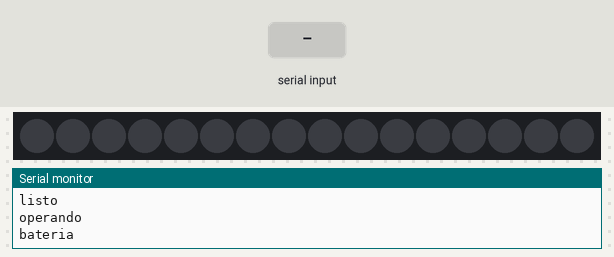
The sketch below on a simulated Arduino Uno, built with avr-gcc and run on an emulated ATmega328P. Parts: 16 RGB LEDs in strip order, left to right, the last lines printed to the serial monitor. The inputs (shaded band) are chosen by the test bench. Dim RGB values are drawn brighter than linear.

Above: at 1.2 s.
1.3 s: "error\n" received over Serial
At 1.5 s:
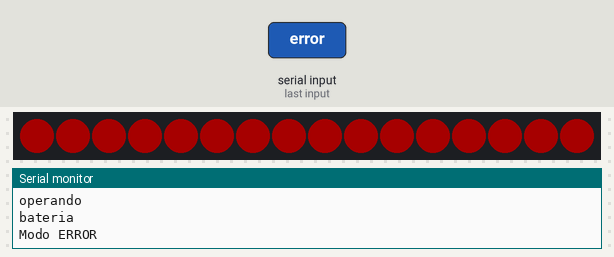
4.3 s: "config\n" received over Serial
6.2 s: "listo\n" received over Serial
At 7.3 s:
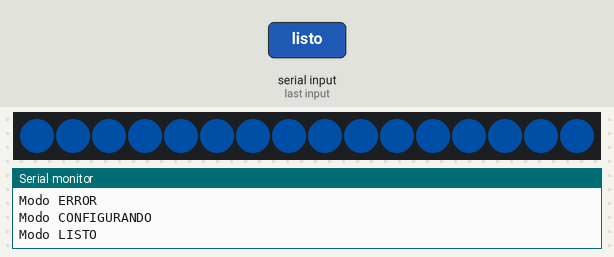
7.7 s: "operando\n" received over Serial
9.2 s: "bateria\n" received over Serial
At 10.0 s:
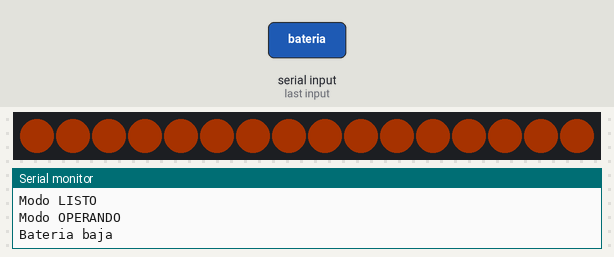
Timing chart, 0 to 11.7 s (numbered marks = the images above; inputs shaded):
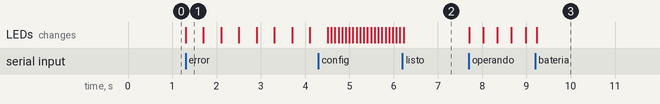

Measured:
- after the input at 1.3 s, the LEDs: change at once (image 1)
- after the input at 6.2 s, the LEDs: change at once (image 2)
- after the input at 9.2 s, the LEDs: change at once (image 3)
- what the display in image 1 shows lasts 0.4 s, from 1.3 s to 1.7 s

The sketch:

aro_led.ino
```cpp
#include <Adafruit_NeoPixel.h>

#define PIN 4
#define NUMPIXELS 16

Adafruit_NeoPixel pixels(NUMPIXELS, PIN, NEO_GRB + NEO_KHZ800);

// ===============================
// BRILLO BAJO PARA USB / VIN
// ===============================
#define BRILLO 40

void setup() {

  Serial.begin(115200);

  pixels.begin();
  pixels.setBrightness(BRILLO);

  pixels.clear();
  pixels.show();

  Serial.println("Sistema LED listo");
  Serial.println("");
  Serial.println("Comandos:");
  Serial.println("error");
  Serial.println("config");
  Serial.println("listo");
  Serial.println("operando");
  Serial.println("bateria");
}

void loop() {

  if (Serial.available()) {

    String comando = Serial.readStringUntil('\n');
    comando.trim();

    // ===============================
    // ERROR -> ROJO PARPADEANDO
    // ===============================
    if (comando == "error") {

      Serial.println("Modo ERROR");

      while (true) {

        if (Serial.available()) break;

        colorTodos(255, 0, 0);
        delay(400);

        apagar();
        delay(400);
      }
    }

    // ===============================
    // CONFIG -> AMARILLO GIRANDO
    // ===============================
    else if (comando == "config") {

      Serial.println("Modo CONFIGURANDO");

      while (true) {

        if (Serial.available()) break;

        for (int i = 0; i < NUMPIXELS; i++) {

          apagar();

          pixels.setPixelColor(i, pixels.Color(255, 120, 0));

          pixels.show();

          delay(80);

          if (Serial.available()) break;
        }
      }
    }

    // ===============================
    // LISTO -> CIAN FIJO
    // ===============================
    else if (comando == "listo") {

      Serial.println("Modo LISTO");

      colorTodos(0, 120, 255);
    }

    // ===============================
    // OPERANDO -> AZUL RESPIRANDO
    // ===============================
    else if (comando == "operando") {

      Serial.println("Modo OPERANDO");

      while (true) {

        if (Serial.available()) break;

        // subir brillo
        for (int b = 5; b < 40; b++) {

          pixels.setBrightness(b);
          colorTodos(0, 0, 255);

          delay(20);

          if (Serial.available()) break;
        }

        // bajar brillo
        for (int b = 40; b > 5; b--) {

          pixels.setBrightness(b);
          colorTodos(0, 0, 255);

          delay(20);

          if (Serial.available()) break;
        }
      }

      pixels.setBrightness(BRILLO);
    }

    // ===============================
    // BATERIA -> NARANJA
    // ===============================
    else if (comando == "bateria") {

      Serial.println("Bateria baja");

      colorTodos(255, 80, 0);
    }
  }
}

// ======================================
// FUNCIONES
// ======================================

void colorTodos(int r, int g, int b) {

  for (int i = 0; i < NUMPIXELS; i++) {

    pixels.setPixelColor(i, pixels.Color(r, g, b));
  }

  pixels.show();
}

void apagar() {

  pixels.clear();
  pixels.show();
}
```
